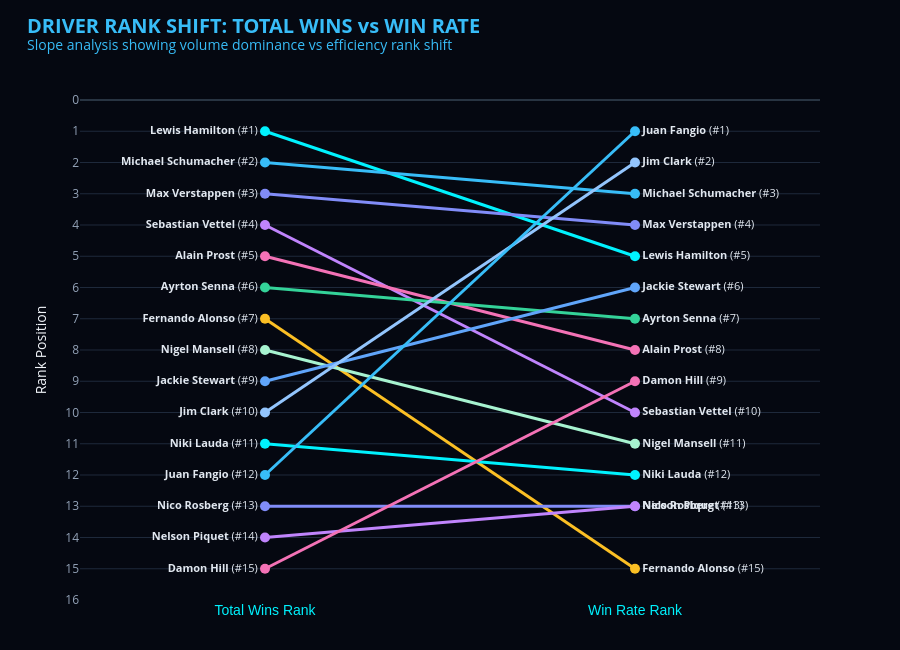

The notebook cell saved with this chart:
### Code cell
wins_rank_df = (
    race_wins_final.head(15)
    .reset_index(drop=True)
    .assign(rank_wins=lambda d: range(1, len(d) + 1))
)

# Merge race counts to compute Win Rate
merged_df = wins_rank_df.merge(driver_race_counts, on="driver_id").assign(
    win_rate=lambda d: (d["total_wins"] / d["total_races"] * 100).round(1)
)

# Calculate Win Rate Rank among these top drivers
merged_df["rank_rate"] = (
    merged_df["win_rate"].rank(ascending=False, method="min").astype(int)
)

# Sort for plotting clean slope lines
merged_df = merged_df.sort_values("rank_wins")

# 2. Build High-Tech Rank Comparison (Slope Chart)
fig = go.Figure()

# Custom Neon Colors for Top Drivers
colors = [
    "#00F2FE",
    "#38BDF8",
    "#818CF8",
    "#C084FC",
    "#F472B6",
    "#34D399",
    "#FBBF24",
    "#A7F3D0",
    "#60A5FA",
    "#93C5FD",
]

for idx, row in merged_df.iterrows():
    line_color = colors[idx % len(colors)]
    rank_change = row["rank_wins"] - row["rank_rate"]

    # Slope Line (Left: Total Wins Rank ---> Right: Win Rate Rank)
    fig.add_trace(
        go.Scatter(
            x=["Total Wins Rank", "Win Rate Rank"],
            y=[row["rank_wins"], row["rank_rate"]],
            mode="lines+markers+text",
            line=dict(color=line_color, width=3),
            marker=dict(size=10, color=line_color, symbol="circle"),
            name=row["driver_full_name"],
            text=[
                f"<b>{row['driver_full_name']}</b> (#{row['rank_wins']})",
                f"<b>{row['driver_full_name']}</b> (#{row['rank_rate']})",
            ],
            textposition=["middle left", "middle right"],
            textfont=dict(color="#E2E8F0", size=11),
            hovertemplate=(
                f"<b>{row['driver_full_name']}</b><br>"
                + f"Total Wins: <b>{int(row['total_wins'])}</b> (Rank #{row['rank_wins']})<br>"
                + f"Win Rate: <b>{row['win_rate']}%</b> (Rank #{row['rank_rate']})<br>"
                + f"Total Races: <b>{int(row['total_races'])}</b>"
                + "<extra></extra>"
            ),
            showlegend=False,
        )
    )

# 3. Layout Adjustments (Y-Axis Inverted so Rank #1 stays on TOP)
fig.update_layout(
    template="plotly_dark",
    title=dict(
        text="<b>DRIVER RANK SHIFT: TOTAL WINS vs WIN RATE</b><br><sup>Slope analysis showing volume dominance vs efficiency rank shift</sup>",
        font=dict(size=20, color="#38BDF8"),
        x=0.03,
        y=0.95,
    ),
    paper_bgcolor="#050811",
    plot_bgcolor="#050811",
    xaxis=dict(
        showgrid=False,
        tickfont=dict(size=14, color="#00F2FE", family="Arial"),
        range=[-0.5, 1.5],  # Padding for text labels
    ),
    yaxis=dict(
        title="Rank Position",
        autorange="reversed",  # Rank 1 at top
        showgrid=True,
        gridcolor="#1E293B",
        tickmode="linear",
        tick0=1,
        dtick=1,
        tickfont=dict(color="#94A3B8"),
    ),
    height=650,
    margin=dict(l=80, r=80, t=100, b=50),
)

fig.show()

### Figure 1 — Plotly figure (JSON) as saved in the notebook; plotly's stock layout.template omitted (floating-point values rounded to 4 significant figures)
{"data": [{"hovertemplate": "<b>Lewis Hamilton</b><br>Total Wins: <b>106</b> (Rank #1)<br>Win Rate: <b>27.2%</b> (Rank #5)<br>Total Races: <b>389</b><extra></extra>", "line": {"color": "#00F2FE", "width": 3}, "marker": {"color": "#00F2FE", "size": 10, "symbol": "circle"}, "mode": "lines+markers+text", "name": "Lewis Hamilton", "showlegend": false, "text": ["<b>Lewis Hamilton</b> (#1)", "<b>Lewis Hamilton</b> (#5)"], "textfont": {"color": "#E2E8F0", "size": 11}, "textposition": ["middle left", "middle right"], "type": "scatter", "x": ["Total Wins Rank", "Win Rate Rank"], "y": [1, 5]}, {"hovertemplate": "<b>Michael Schumacher</b><br>Total Wins: <b>91</b> (Rank #2)<br>Win Rate: <b>29.5%</b> (Rank #3)<br>Total Races: <b>308</b><extra></extra>", "line": {"color": "#38BDF8", "width": 3}, "marker": {"color": "#38BDF8", "size": 10, "symbol": "circle"}, "mode": "lines+markers+text", "name": "Michael Schumacher", "showlegend": false, "text": ["<b>Michael Schumacher</b> (#2)", "<b>Michael Schumacher</b> (#3)"], "textfont": {"color": "#E2E8F0", "size": 11}, "textposition": ["middle left", "middle right"], "type": "scatter", "x": ["Total Wins Rank", "Win Rate Rank"], "y": [2, 3]}, {"hovertemplate": "<b>Max Verstappen</b><br>Total Wins: <b>71</b> (Rank #3)<br>Win Rate: <b>29.3%</b> (Rank #4)<br>Total Races: <b>242</b><extra></extra>", "line": {"color": "#818CF8", "width": 3}, "marker": {"color": "#818CF8", "size": 10, "symbol": "circle"}, "mode": "lines+markers+text", "name": "Max Verstappen", "showlegend": false, "text": ["<b>Max Verstappen</b> (#3)", "<b>Max Verstappen</b> (#4)"], "textfont": {"color": "#E2E8F0", "size": 11}, "textposition": ["middle left", "middle right"], "type": "scatter", "x": ["Total Wins Rank", "Win Rate Rank"], "y": [3, 4]}, {"hovertemplate": "<b>Sebastian Vettel</b><br>Total Wins: <b>53</b> (Rank #4)<br>Win Rate: <b>17.7%</b> (Rank #10)<br>Total Races: <b>300</b><extra></extra>", "line": {"color": "#C084FC", "width": 3}, "marker": {"color": "#C084FC", "size": 10, "symbol": "circle"}, "mode": "lines+markers+text", "name": "Sebastian Vettel", "showlegend": false, "text": ["<b>Sebastian Vettel</b> (#4)", "<b>Sebastian Vettel</b> (#10)"], "textfont": {"color": "#E2E8F0", "size": 11}, "textposition": ["middle left", "middle right"], "type": "scatter", "x": ["Total Wins Rank", "Win Rate Rank"], "y": [4, 10]}, {"hovertemplate": "<b>Alain Prost</b><br>Total Wins: <b>51</b> (Rank #5)<br>Win Rate: <b>25.2%</b> (Rank #8)<br>Total Races: <b>202</b><extra></extra>", "line": {"color": "#F472B6", "width": 3}, "marker": {"color": "#F472B6", "size": 10, "symbol": "circle"}, "mode": "lines+markers+text", "name": "Alain Prost", "showlegend": false, "text": ["<b>Alain Prost</b> (#5)", "<b>Alain Prost</b> (#8)"], "textfont": {"color": "#E2E8F0", "size": 11}, "textposition": ["middle left", "middle right"], "type": "scatter", "x": ["Total Wins Rank", "Win Rate Rank"], "y": [5, 8]}, {"hovertemplate": "<b>Ayrton Senna</b><br>Total Wins: <b>41</b> (Rank #6)<br>Win Rate: <b>25.5%</b> (Rank #7)<br>Total Races: <b>161</b><extra></extra>", "line": {"color": "#34D399", "width": 3}, "marker": {"color": "#34D399", "size": 10, "symbol": "circle"}, "mode": "lines+markers+text", "name": "Ayrton Senna", "showlegend": false, "text": ["<b>Ayrton Senna</b> (#6)", "<b>Ayrton Senna</b> (#7)"], "textfont": {"color": "#E2E8F0", "size": 11}, "textposition": ["middle left", "middle right"], "type": "scatter", "x": ["Total Wins Rank", "Win Rate Rank"], "y": [6, 7]}, {"hovertemplate": "<b>Fernando Alonso</b><br>Total Wins: <b>32</b> (Rank #7)<br>Win Rate: <b>7.3%</b> (Rank #15)<br>Total Races: <b>437</b><extra></extra>", "line": {"color": "#FBBF24", "width": 3}, "marker": {"color": "#FBBF24", "size": 10, "symbol": "circle"}, "mode": "lines+markers+text", "name": "Fernando Alonso", "showlegend": false, "text": ["<b>Fernando Alonso</b> (#7)", "<b>Fernando Alonso</b> (#15)"], "textfont": {"color": "#E2E8F0", "size": 11}, "textposition": ["middle left", "middle right"], "type": "scatter", "x": ["Total Wins Rank", "Win Rate Rank"], "y": [7, 15]}, {"hovertemplate": "<b>Nigel Mansell</b><br>Total Wins: <b>31</b> (Rank #8)<br>Win Rate: <b>16.3%</b> (Rank #11)<br>Total Races: <b>190</b><extra></extra>", "line": {"color": "#A7F3D0", "width": 3}, "marker": {"color": "#A7F3D0", "size": 10, "symbol": "circle"}, "mode": "lines+markers+text", "name": "Nigel Mansell", "showlegend": false, "text": ["<b>Nigel Mansell</b> (#8)", "<b>Nigel Mansell</b> (#11)"], "textfont": {"color": "#E2E8F0", "size": 11}, "textposition": ["middle left", "middle right"], "type": "scatter", "x": ["Total Wins Rank", "Win Rate Rank"], "y": [8, 11]}, {"hovertemplate": "<b>Jackie Stewart</b><br>Total Wins: <b>27</b> (Rank #9)<br>Win Rate: <b>27.0%</b> (Rank #6)<br>Total Races: <b>100</b><extra></extra>", "line": {"color": "#60A5FA", "width": 3}, "marker": {"color": "#60A5FA", "size": 10, "symbol": "circle"}, "mode": "lines+markers+text", "name": "Jackie Stewart", "showlegend": false, "text": ["<b>Jackie Stewart</b> (#9)", "<b>Jackie Stewart</b> (#6)"], "textfont": {"color": "#E2E8F0", "size": 11}, "textposition": ["middle left", "middle right"], "type": "scatter", "x": ["Total Wins Rank", "Win Rate Rank"], "y": [9, 6]}, {"hovertemplate": "<b>Jim Clark</b><br>Total Wins: <b>25</b> (Rank #10)<br>Win Rate: <b>34.2%</b> (Rank #2)<br>Total Races: <b>73</b><extra></extra>", "line": {"color": "#93C5FD", "width": 3}, "marker": {"color": "#93C5FD", "size": 10, "symbol": "circle"}, "mode": "lines+markers+text", "name": "Jim Clark", "showlegend": false, "text": ["<b>Jim Clark</b> (#10)", "<b>Jim Clark</b> (#2)"], "textfont": {"color": "#E2E8F0", "size": 11}, "textposition": ["middle left", "middle right"], "type": "scatter", "x": ["Total Wins Rank", "Win Rate Rank"], "y": [10, 2]}, {"hovertemplate": "<b>Niki Lauda</b><br>Total Wins: <b>25</b> (Rank #11)<br>Win Rate: <b>14.5%</b> (Rank #12)<br>Total Races: <b>173</b><extra></extra>", "line": {"color": "#00F2FE", "width": 3}, "marker": {"color": "#00F2FE", "size": 10, "symbol": "circle"}, "mode": "lines+markers+text", "name": "Niki Lauda", "showlegend": false, "text": ["<b>Niki Lauda</b> (#11)", "<b>Niki Lauda</b> (#12)"], "textfont": {"color": "#E2E8F0", "size": 11}, "textposition": ["middle left", "middle right"], "type": "scatter", "x": ["Total Wins Rank", "Win Rate Rank"], "y": [11, 12]}, {"hovertemplate": "<b>Juan Fangio</b><br>Total Wins: <b>24</b> (Rank #12)<br>Win Rate: <b>41.4%</b> (Rank #1)<br>Total Races: <b>58</b><extra></extra>", "line": {"color": "#38BDF8", "width": 3}, "marker": {"color": "#38BDF8", "size": 10, "symbol": "circle"}, "mode": "lines+markers+text", "name": "Juan Fangio", "showlegend": false, "text": ["<b>Juan Fangio</b> (#12)", "<b>Juan Fangio</b> (#1)"], "textfont": {"color": "#E2E8F0", "size": 11}, "textposition": ["middle left", "middle right"], "type": "scatter", "x": ["Total Wins Rank", "Win Rate Rank"], "y": [12, 1]}, {"hovertemplate": "<b>Nico Rosberg</b><br>Total Wins: <b>23</b> (Rank #13)<br>Win Rate: <b>11.2%</b> (Rank #13)<br>Total Races: <b>206</b><extra></extra>", "line": {"color": "#818CF8", "width": 3}, "marker": {"color": "#818CF8", "size": 10, "symbol": "circle"}, "mode": "lines+markers+text", "name": "Nico Rosberg", "showlegend": false, "text": ["<b>Nico Rosberg</b> (#13)", "<b>Nico Rosberg</b> (#13)"], "textfont": {"color": "#E2E8F0", "size": 11}, "textposition": ["middle left", "middle right"], "type": "scatter", "x": ["Total Wins Rank", "Win Rate Rank"], "y": [13, 13]}, {"hovertemplate": "<b>Nelson Piquet</b><br>Total Wins: <b>23</b> (Rank #14)<br>Win Rate: <b>11.2%</b> (Rank #13)<br>Total Races: <b>205</b><extra></extra>", "line": {"color": "#C084FC", "width": 3}, "marker": {"color": "#C084FC", "size": 10, "symbol": "circle"}, "mode": "lines+markers+text", "name": "Nelson Piquet", "showlegend": false, "text": ["<b>Nelson Piquet</b> (#14)", "<b>Nelson Piquet</b> (#13)"], "textfont": {"color": "#E2E8F0", "size": 11}, "textposition": ["middle left", "middle right"], "type": "scatter", "x": ["Total Wins Rank", "Win Rate Rank"], "y": [14, 13]}, {"hovertemplate": "<b>Damon Hill</b><br>Total Wins: <b>22</b> (Rank #15)<br>Win Rate: <b>19.0%</b> (Rank #9)<br>Total Races: <b>116</b><extra></extra>", "line": {"color": "#F472B6", "width": 3}, "marker": {"color": "#F472B6", "size": 10, "symbol": "circle"}, "mode": "lines+markers+text", "name": "Damon Hill", "showlegend": false, "text": ["<b>Damon Hill</b> (#15)", "<b>Damon Hill</b> (#9)"], "textfont": {"color": "#E2E8F0", "size": 11}, "textposition": ["middle left", "middle right"], "type": "scatter", "x": ["Total Wins Rank", "Win Rate Rank"], "y": [15, 9]}], "layout": {"height": 650, "margin": {"b": 50, "l": 80, "r": 80, "t": 100}, "paper_bgcolor": "#050811", "plot_bgcolor": "#050811", "title": {"font": {"color": "#38BDF8", "size": 20}, "text": "<b>DRIVER RANK SHIFT: TOTAL WINS vs WIN RATE</b><br><sup>Slope analysis showing volume dominance vs efficiency rank shift</sup>", "x": 0.03, "y": 0.95}, "xaxis": {"range": [-0.5, 1.5], "showgrid": false, "tickfont": {"color": "#00F2FE", "family": "Arial", "size": 14}}, "yaxis": {"autorange": "reversed", "dtick": 1, "gridcolor": "#1E293B", "showgrid": true, "tick0": 1, "tickfont": {"color": "#94A3B8"}, "tickmode": "linear", "title": {"text": "Rank Position"}}}}
